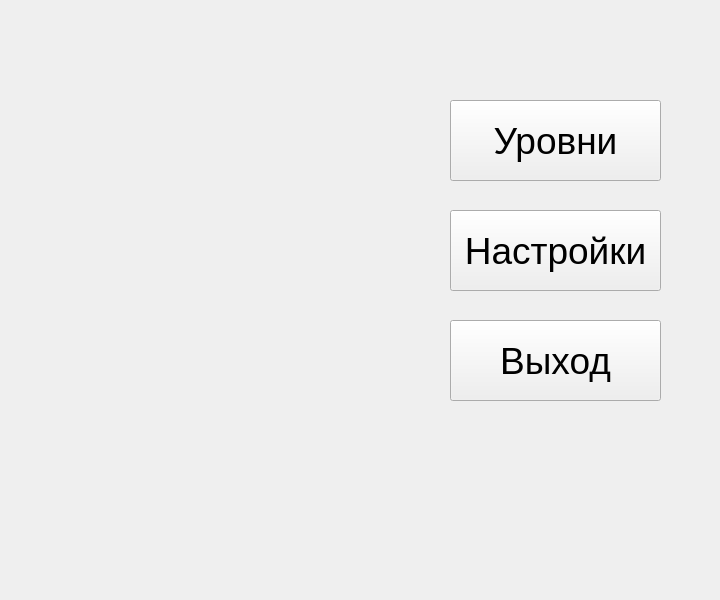
<?xml version="1.0" encoding="UTF-8"?>
<ui version="4.0">
 <class>StartMenu</class>
 <widget class="QWidget" name="StartMenu">
  <property name="geometry">
   <rect>
    <x>0</x>
    <y>0</y>
    <width>720</width>
    <height>600</height>
   </rect>
  </property>
  <property name="windowTitle">
   <string>Form</string>
  </property>
  <widget class="QPushButton" name="btn_settings">
   <property name="geometry">
    <rect>
     <x>450</x>
     <y>210</y>
     <width>211</width>
     <height>81</height>
    </rect>
   </property>
   <property name="font">
    <font>
     <pointsize>28</pointsize>
    </font>
   </property>
   <property name="text">
    <string>Настройки</string>
   </property>
  </widget>
  <widget class="QPushButton" name="btn_levels">
   <property name="geometry">
    <rect>
     <x>450</x>
     <y>100</y>
     <width>211</width>
     <height>81</height>
    </rect>
   </property>
   <property name="font">
    <font>
     <pointsize>28</pointsize>
    </font>
   </property>
   <property name="text">
    <string>Уровни</string>
   </property>
  </widget>
  <widget class="QPushButton" name="btn_exit">
   <property name="geometry">
    <rect>
     <x>450</x>
     <y>320</y>
     <width>211</width>
     <height>81</height>
    </rect>
   </property>
   <property name="font">
    <font>
     <pointsize>28</pointsize>
    </font>
   </property>
   <property name="text">
    <string>Выход</string>
   </property>
  </widget>
 </widget>
 <resources/>
 <connections/>
</ui>
